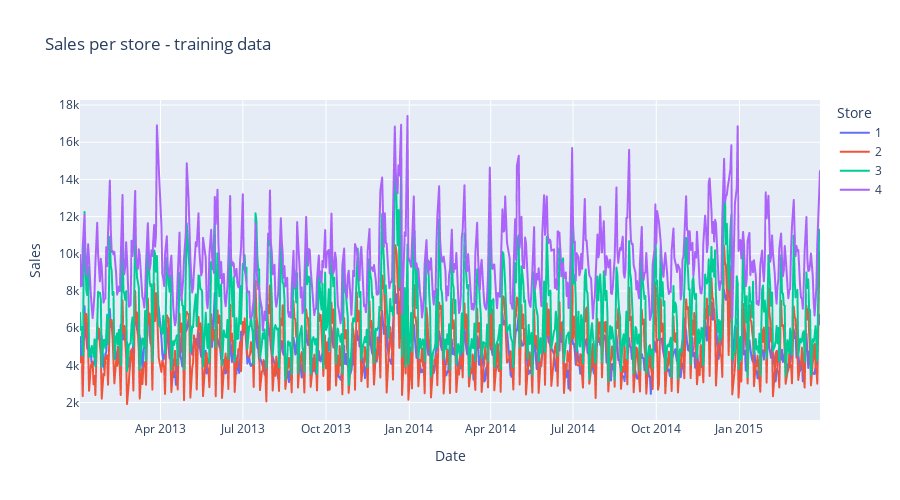

The code cell stored with this chart in its notebook:
### Code cell
fig = px.line(train_df[(train_df.Store<5)&(train_df.Sales>0)], x='Date', y="Sales", color='Store', 
              title="Sales per store - training data",  width=900, height=500,
             hover_data = ['Open','Promo','StateHoliday','SchoolHoliday'])
fig.show()

### Figure 1 — Plotly figure (JSON) as saved in the notebook; plotly's stock layout.template omitted (floating-point values rounded to 4 significant figures; data arrays with more than 128 entries replaced by an {"elided": "..."} marker saying what was removed)
{"data": [{"customdata": {"elided": "682x4 int values"}, "hovertemplate": "Store=1<br>Date=%{x}<br>Sales=%{y}<br>Open=%{customdata[0]}<br>Promo=%{customdata[1]}<br>StateHoliday=%{customdata[2]}<br>SchoolHoliday=%{customdata[3]}<extra></extra>", "legendgroup": "1", "line": {"color": "#636efa", "dash": "solid"}, "marker": {"symbol": "circle"}, "mode": "lines", "name": "1", "showlegend": true, "type": "scattergl", "x": {"elided": "682 str values"}, "xaxis": "x", "y": {"elided": "682 int values"}, "yaxis": "y"}, {"customdata": {"elided": "684x4 int values"}, "hovertemplate": "Store=2<br>Date=%{x}<br>Sales=%{y}<br>Open=%{customdata[0]}<br>Promo=%{customdata[1]}<br>StateHoliday=%{customdata[2]}<br>SchoolHoliday=%{customdata[3]}<extra></extra>", "legendgroup": "2", "line": {"color": "#EF553B", "dash": "solid"}, "marker": {"symbol": "circle"}, "mode": "lines", "name": "2", "showlegend": true, "type": "scattergl", "x": {"elided": "684 str values"}, "xaxis": "x", "y": {"elided": "684 int values"}, "yaxis": "y"}, {"customdata": {"elided": "680x4 int values"}, "hovertemplate": "Store=3<br>Date=%{x}<br>Sales=%{y}<br>Open=%{customdata[0]}<br>Promo=%{customdata[1]}<br>StateHoliday=%{customdata[2]}<br>SchoolHoliday=%{customdata[3]}<extra></extra>", "legendgroup": "3", "line": {"color": "#00cc96", "dash": "solid"}, "marker": {"symbol": "circle"}, "mode": "lines", "name": "3", "showlegend": true, "type": "scattergl", "x": {"elided": "680 str values"}, "xaxis": "x", "y": {"elided": "680 int values"}, "yaxis": "y"}, {"customdata": {"elided": "684x4 int values"}, "hovertemplate": "Store=4<br>Date=%{x}<br>Sales=%{y}<br>Open=%{customdata[0]}<br>Promo=%{customdata[1]}<br>StateHoliday=%{customdata[2]}<br>SchoolHoliday=%{customdata[3]}<extra></extra>", "legendgroup": "4", "line": {"color": "#ab63fa", "dash": "solid"}, "marker": {"symbol": "circle"}, "mode": "lines", "name": "4", "showlegend": true, "type": "scattergl", "x": {"elided": "684 str values"}, "xaxis": "x", "y": {"elided": "684 int values"}, "yaxis": "y"}], "layout": {"height": 500, "legend": {"title": {"text": "Store"}, "tracegroupgap": 0}, "title": {"text": "Sales per store - training data"}, "width": 900, "xaxis": {"anchor": "y", "autorange": true, "domain": [0, 1], "range": ["2013-01-02", "2015-03-31"], "title": {"text": "Date"}, "type": "date"}, "yaxis": {"anchor": "x", "autorange": true, "domain": [0, 1], "range": [1058.0, 18270.0], "title": {"text": "Sales"}, "type": "linear"}}}
